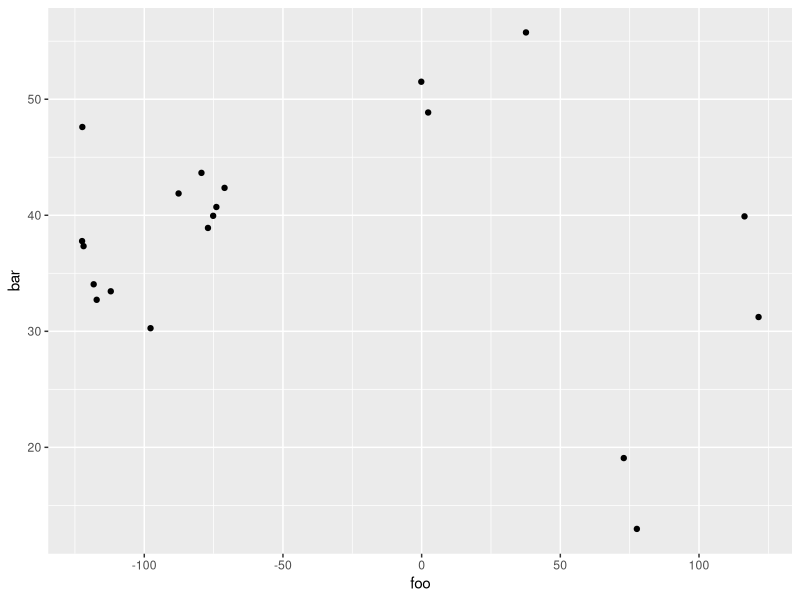
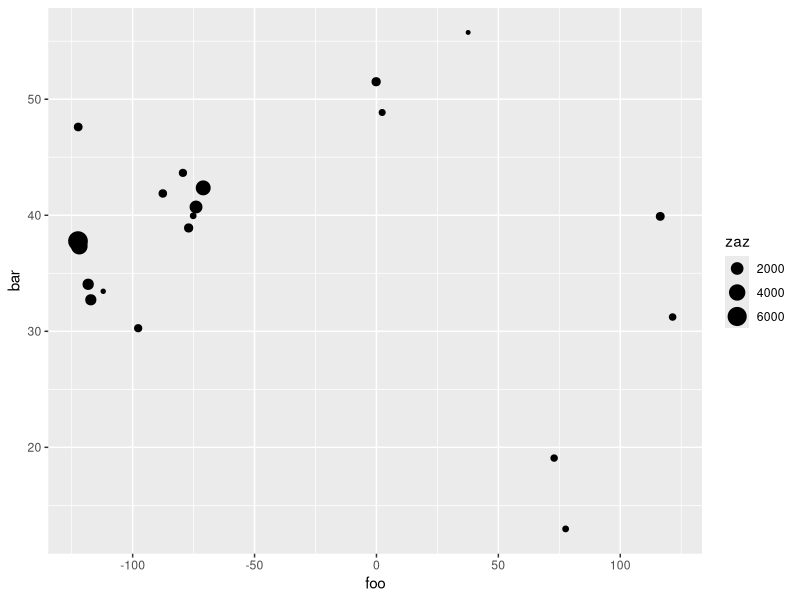
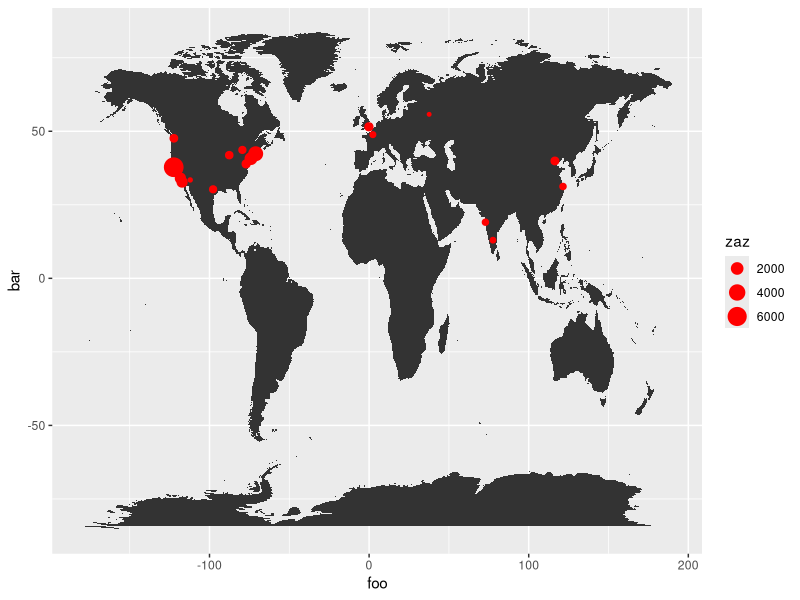

R code for these plots, in order:
# https://www.r-bloggers.com/the-best-r-package-for-learning-to-think-about-visualization/

install.packages("tidyverse")
library(tidyverse)

install.packages("dplyr")
library(dplyr)

install.packages("ggplot2")
library(ggplot2)

# RStudio качает 0.6.0 а нужно 0.6.1
packageurl <- "https://cran.rstudio.com/bin/macosx/mavericks/contrib/3.3/tidyr_0.6.1.tgz"
install.packages(packageurl, repos = NULL)
library(tidyr)

# This is the data we're going to plot ...
foo <- c(-122.419416,-121.886329,-71.05888,-74.005941,-118.243685,
         -117.161084,-0.127758,-77.036871,116.407395,-122.332071,
         -87.629798,-79.383184,-97.743061,121.473701,72.877656,
         2.352222,77.594563,-75.165222,-112.074037,37.6173)
bar <- c(37.77493,37.338208,42.360083,40.712784,34.052234,
         32.715738,51.507351,38.907192,39.904211,47.60621,
         41.878114,43.653226,30.267153,31.230416,19.075984,
         48.856614,12.971599,39.952584,33.448377,55.755826)
zaz <- c(6471,4175,3144,2106,1450,
         1410,842,835,758,727,
         688,628,626,510,497,
         449,419,413,325,318)
# CREATE DATA FRAME
df.dummy <- data_frame(foo,bar)

# INSPECT
glimpse(df.dummy)
head(df.dummy)


#----------
# PLOT DATA
#----------

ggplot(data = df.dummy, aes(x = foo, y = bar)) +
  geom_point()

#------------------------------------
# NEW PLOT
# - map a variable to size and replot
#------------------------------------

ggplot(data = df.dummy, aes(x = foo, y = bar)) +
  geom_point(aes(size = zaz))
#--------------------------
# GET ANOTHER LAYER OF DATA
#--------------------------
install.packages("maps")
library(maps)
df.more_data <- map_data("world")

# PLOT
ggplot(data = df.dummy, aes(x = foo, y = bar)) +
  geom_polygon(data = df.more_data, aes(x = long, y = lat, group = group)) +
  geom_point(aes(size = zaz), color = "red") 
